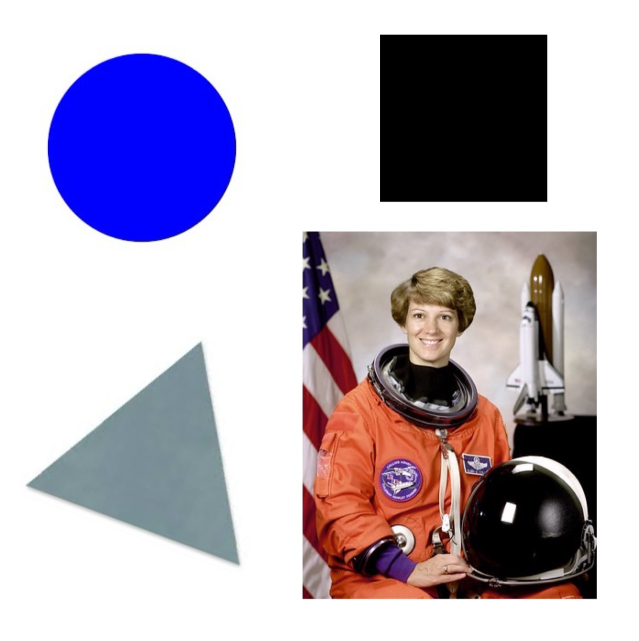
#> input picture sample-images/image1.jpg, 1277 x 1281 px, found by its file name (shown at 1/2 size)
$ python intro.py
#> lines starting #> are read from the running program, lines starting #| are printed output that depends on the picture
import cv2 as cv
import numpy as np
import matplotlib.pyplot as plt
import os

input_path = 'sample-images/'
output_path = 'image-processing/summed-area-table'

img = cv.imread(os.path.join(input_path, 'image1.jpg'), cv.IMREAD_GRAYSCALE)
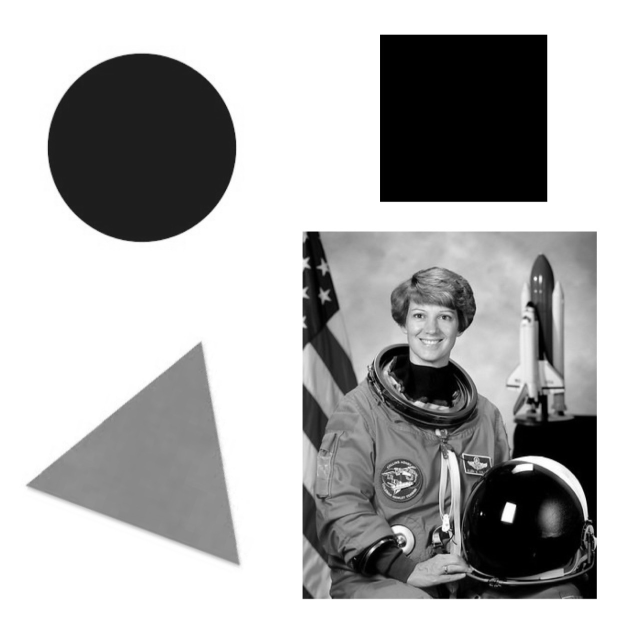
#> img: shape (1281, 1277) (shown at 1/2 size); min 0, max 255, mean 177.9
image = cv.resize(img, (100, 100))
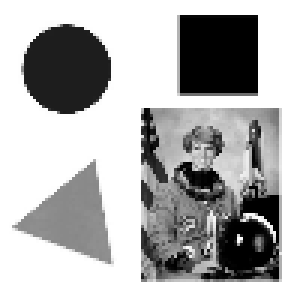
#> image: shape (100, 100) (shown 3 times larger); min 0, max 255, mean 177.2

integral_image = cv.integral(image)
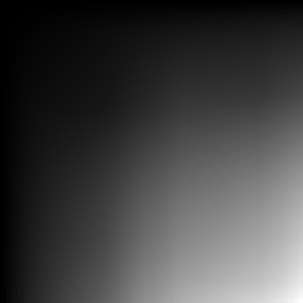
#> integral_image: shape (101, 101) int32 (shown 3 times larger); min 0, max 1772202, mean 456097.2; drawn with min black and max white

# Function to calculate the sum of pixel values in a given rectangular region
def sum_region(integral_img, top_left, bottom_right):
    x1, y1 = top_left
    x2, y2 = bottom_right

    total = (integral_img[y2 + 1, x2 + 1]
             - integral_img[y1, x2 + 1]
             - integral_img[y2 + 1, x1]
             + integral_img[y1, x1])
    return total

top_left = (0, 0)
bottom_right = (20, 20)

plt.subplot(1,2,1)
plt.imshow(image, cmap='gray')
plt.title("Original Image")

plt.subplot(1,2,2)
plt.imshow(integral_image.astype(np.uint8), cmap='gray')
plt.title("Integral Image")

image_size = f"Image Size: {image.shape[1]}x{image.shape[0]}"
#> image_size = 'Image Size: 100x100'
plt.suptitle(f"Original and Integral Images\n{image_size}")

output_filename = f'output-{image.shape[1]}'
#> output_filename = 'output-100'

plt.savefig(os.path.join(output_path, output_filename + '.png'))
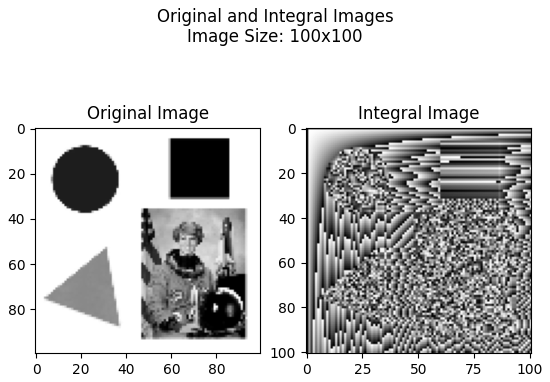
#> figure drawn by matplotlib, 2 panels

plt.show()

$ run again, with sample-images/image2.jpg copied over sample-images/image1.jpg
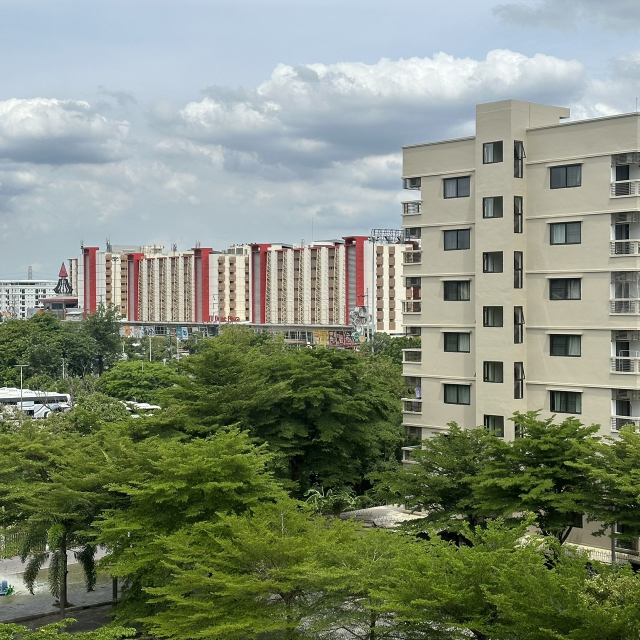
#> input picture sample-images/image2.jpg, 1280 x 1280 px, found by its file name (shown at 1/2 size)
#> `integral_image = cv.integral(image)`:
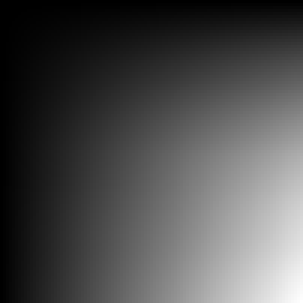
#> integral_image: shape (101, 101) int32 (shown 3 times larger); min 0, max 1338049, mean 405964.3; drawn with min black and max white
#> `plt.savefig(os.path.join(output_path, output_filename + '.png'))`:
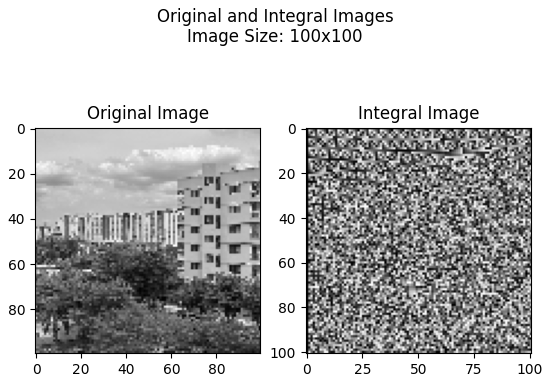
#> figure drawn by matplotlib, 2 panels
